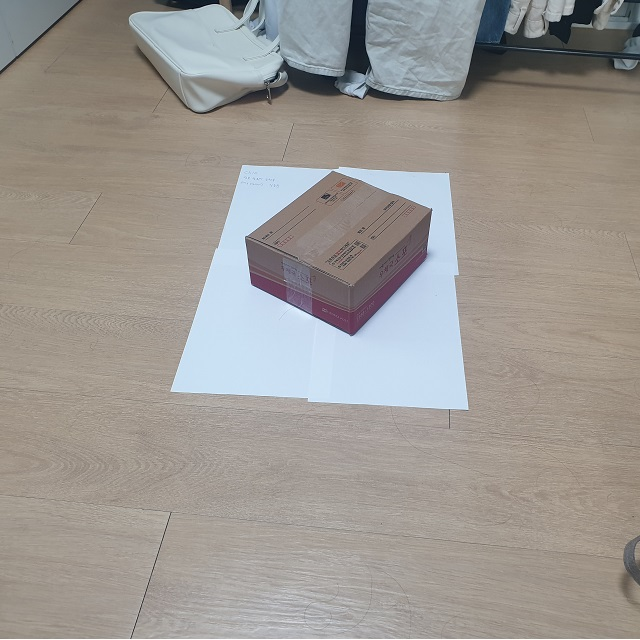
#> input picture modules/640/test1.jpg, 640 x 640 px
$ python -i simplifier.py   (imports and definitions only)
#> lines starting #> are read from the running program, lines starting #| are printed output that depends on the picture; after the words box and inside, x2 and y2 are one past the last pixel; in counts of white or black regions, pixels touching at a corner belong together
#> further down, picture is the input picture: shape (640, 640, 3); mean B, G, R 146.7, 151.7, 156.1
import numpy as np
import cv2

def simplify(input):
    '''이미지의 배경을 제거하고 외곽선을 검출'''


    # [29 lines of commented-out code are left out]
    height, width = input.shape[:2]
#> height = 640; width = 640

    # 관심 영역의 사각형 지정 (중앙 부근에 충분한 공간을 포함)
    margin = 20  # 주변 공간 크기
    rect = (margin, margin, width - 2 * margin, height - 2 * margin)
#> rect = (20, 20, 600, 600)

    print("사각형 지정")

    # 초기 마스크 생성
    mask = np.zeros(input.shape[:2], dtype=np.uint8)

    # GrabCut 실행
    bgdModel = np.zeros((1, 65), np.float64)
    fgdModel = np.zeros((1, 65), np.float64)
    cv2.grabCut(input, mask, rect, bgdModel, fgdModel, 5, cv2.GC_INIT_WITH_RECT)

    print("GrabCut")

    # 결과 마스크에서 가능성 있는 전경/배경 픽셀 선택
    mask2 = np.where((mask == 2) | (mask == 0), 0, 1).astype('uint8')

    # 이미지에 마스크 적용하여 전경 추출
    result = input * mask2[:, :, np.newaxis]
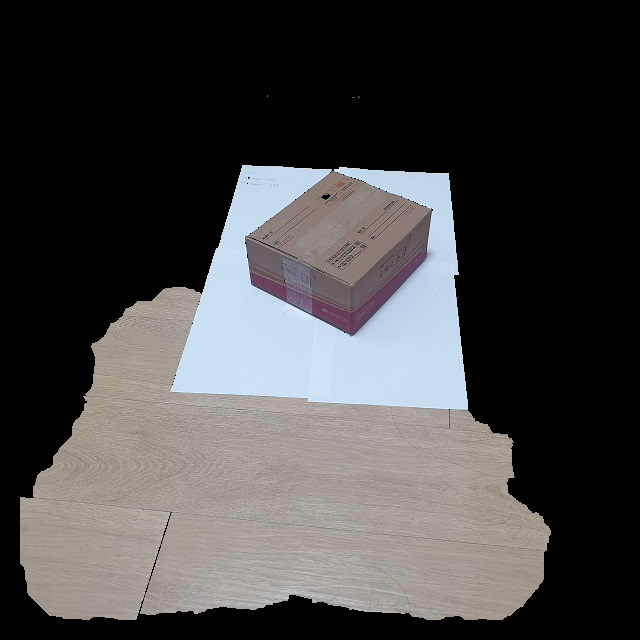
#> result: shape (640, 640, 3); mean B, G, R 68.4, 68.4, 69.1

    result = cv2.cvtColor(result, cv2.COLOR_BGR2GRAY)
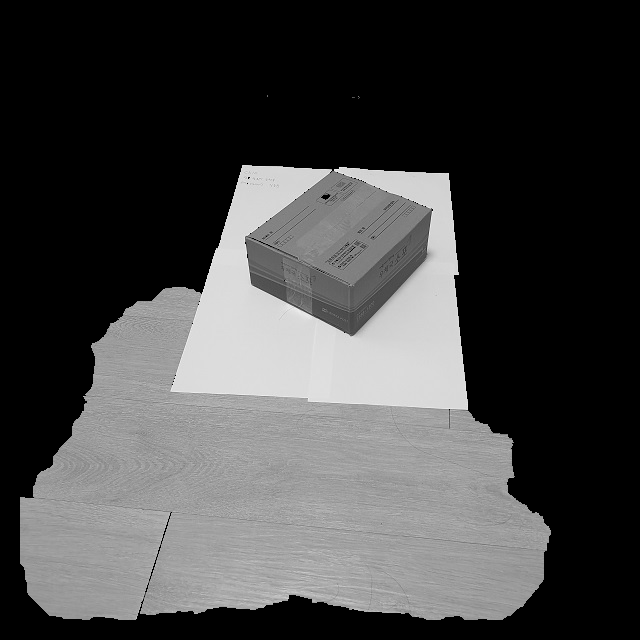
#> result: shape (640, 640); min 0, max 245, mean 68.6

    nuki = cv2.Canny(result, threshold1=100, threshold2=250)
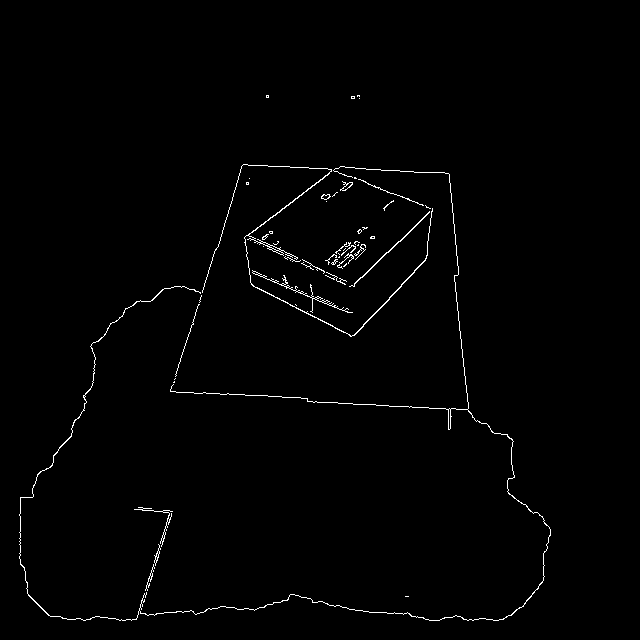
#> nuki: shape (640, 640); 1% white in thin lines or dots, all inside (x1, y1, x2, y2) = (19, 95, 551, 621)

    print("nuki")

    # 명암비 alpha 0이면 그대로, 양수일수록 명암비가 커진다.
    alpha = 0.5
    input = np.clip((1+alpha) * input - 128 * alpha, 0, 255).astype(np.uint8)
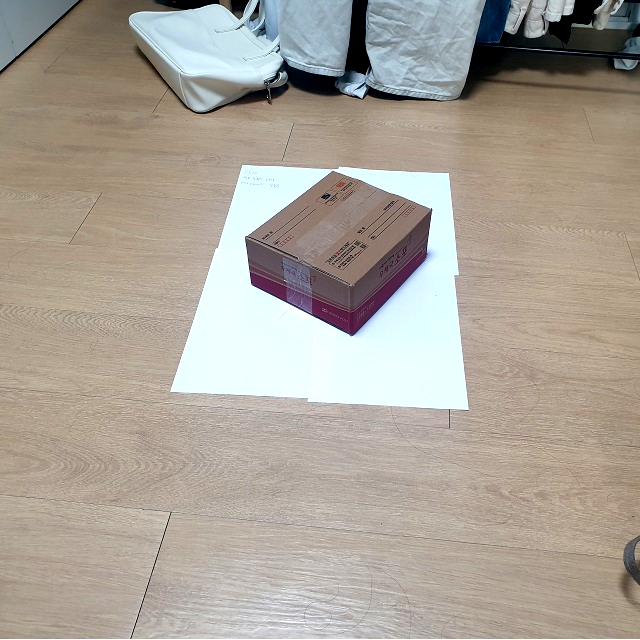
#> input: shape (640, 640, 3); mean B, G, R 152.2, 162.4, 170.2
    # 윤곽선만 표시된 이미지

    # 배경 제거, 이때 배경은 검정
    # output = remove(input,
    #     bgcolor=[0,0,0,255])

    #output = input


    # Canny를 통해 외곽선만 검출(threshold는 통상적인 값, 추후 실험을 통해 변경 필요)
    # 이미지, Threshold1: 작을 수록 선이 조금더 길게 나옴, Threshold2: 작을 수록 선이 더 많이 검출됨
    # nuki = cv2.Canny(output, 100, 250)

    # morphology를 위한 kernel 제작 nxn의 kernel로 사각형(MORPH_RECT), 즉 커널이 전부 1로 채워짐
    kernel = cv2.getStructuringElement(cv2.MORPH_RECT, (3,3))
    # 커널을 사용해 MORPH_CLOSE -> 커널에 맞게 주변 픽셀 다 선택해서 채우기 때문에 선이 두꺼워진다.
    morphology = cv2.morphologyEx(nuki, cv2.MORPH_CLOSE, kernel)
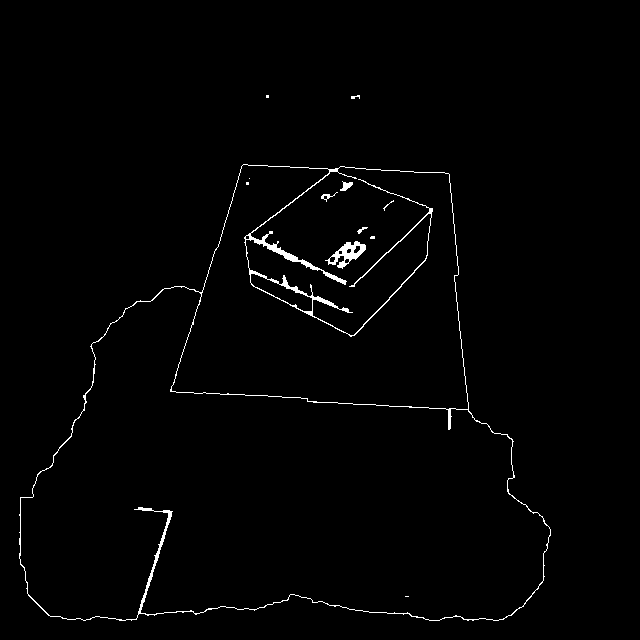
#> morphology: shape (640, 640); 1.3% white in thin lines or dots, all inside (x1, y1, x2, y2) = (19, 95, 551, 621)
    print("morphology")
    return morphology, 1

>>> import cv2
>>> picture = cv2.imread('640/test1.jpg')
>>> result = simplify(picture)
